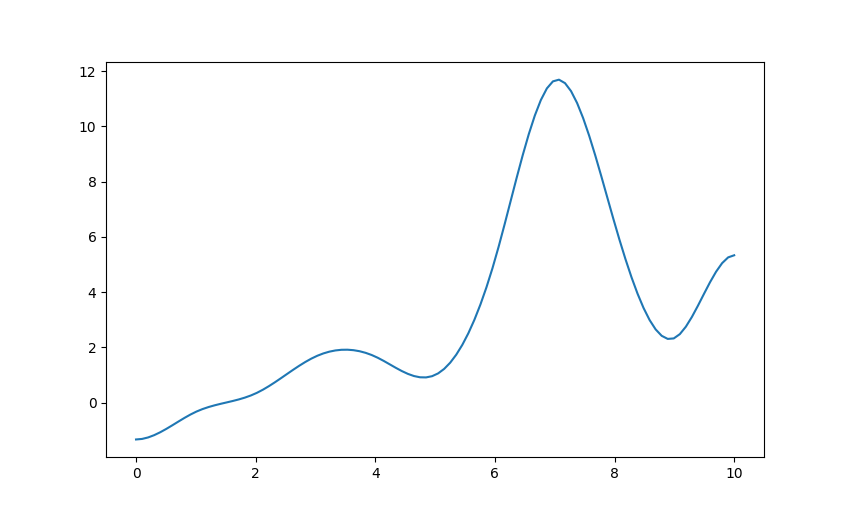

Reproduce this figure in Python.
import numpy as np
from scipy.integrate import quad
import matplotlib.pyplot as plt

def N3_i(t, i):
  y = 0
  if t >= i and t < i+1:
    y = (t-i) / (3) * (t-i) * (t-i)/2
  elif t >= i+1 and t < i+2:
    y = ((t-i)/3)*((t-i)/2*(i+2-t)+((i+3-t)/2)*(t-(i+1)))+(i+3+1-t)/3*(t-(i+1))/2*(t-(i+1))
  elif t >= i+2 and t <= i+3:
   y= (t-i)/3*(i+3-t)/2*(i+3-t)+ (i+4-t)/3 * ((t-(i+1))/2*(i+3-t) + (i+4-t)/2*(t-(i+2)) )
  elif t >= i+3 and t <= i+4:
    y=(i+4-t)/3*(i+4-t)/2*(i+4-t)

  return y

x_i = [0, 1, 2, 3, 4, 5, 6]
y_i = [-2, 2, 4, 5, 1, 5, 1]

def y(t):
  return np.sum([y_i[i] * N3_i(t, y_i[i]) for i in range(len(y_i))])

plt.plot(np.linspace(0, 10, 100), [y(t) for t in np.linspace(0, 10, 100)])

plt.show()
